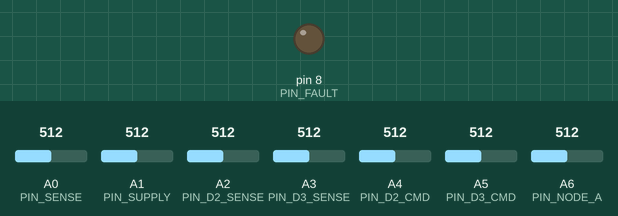
The sketch below on a simulated Arduino Nano, built with avr-gcc and run on an emulated ATmega328P. Shown: output pins drawn as LEDs (lit = HIGH). The inputs (shaded band) are chosen by the test bench; at power-on: A6 (PIN_NODE_A) = 512, A1 (PIN_SUPPLY) = 512, A0 (PIN_SENSE) = 512, A2 (PIN_D2_SENSE) = 512, A3 (PIN_D3_SENSE) = 512, A4 (PIN_D2_CMD) = 512, A5 (PIN_D3_CMD) = 512. What the sketch prints to the serial monitor is not drawn.

Above: at 1.2 s.
1.3 s: A6 (PIN_NODE_A) set to 742
2.8 s: A6 (PIN_NODE_A) set to 770
At 4.1 s:
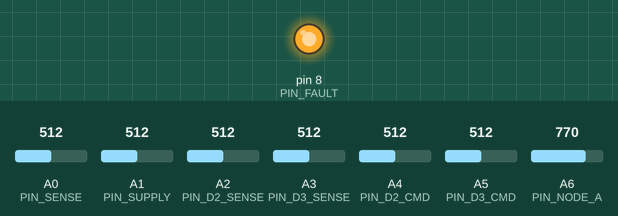
4.4 s: A1 (PIN_SUPPLY) set to 635
7.4 s: A1 (PIN_SUPPLY) set to 667
10.4 s: A0 (PIN_SENSE) set to 68
11.9 s: A0 (PIN_SENSE) set to 56
Timing chart, 0 to 14.9 s (numbered marks = the images above; inputs shaded):
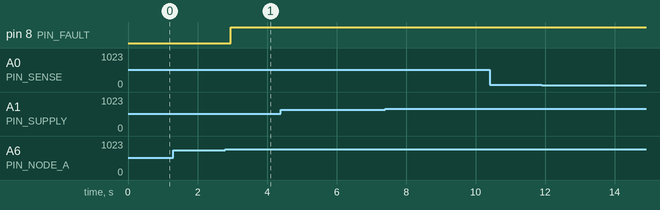

The sketch:

fault_monitor.ino
```cpp
/*
  EEE234 Project 5 - Street Light Fault Monitor
  ================================================
  Stage 1: Lamp Monitoring
  Stage 2: LED (status indicator) Monitoring
  Stage 3: Sensor (LDR) Fault Detection

  Stage 1 detects a burnt-out / open-circuit lamp: supply voltage
  is present at L1, but no current is actually flowing.

  Stage 2 applies the identical idea to D2 (red, night indicator)
  and D3 (green, day indicator): each LED should only be dark when
  it is NOT commanded on. If it is commanded on but no current
  flows through it, that LED itself has failed.

  Stage 3 is different: the LDR has no independent second signal to
  compare against, so instead we check whether node A sits at a
  voltage a genuine LDR could ever physically produce. A real LDR's
  resistance is always finite, so node A can approach the rails but
  never quite touch them. A reading pinned right at an extreme means
  the sensor itself has failed open or shorted, not that it is truly
  reporting an extreme light level.

  Hardware:
    A0 (ADC0) = voltage across Rsense (10 ohm), lamp current sense.
    A1 (ADC1) = L1 supply voltage, via 10k/4.7k divider.
    A2 (ADC2) = voltage across R9 (100 ohm), D2 current sense.
    A3 (ADC3) = voltage across R10 (100 ohm), D3 current sense.
    A4 (ADC4) = op-amp pin 1 voltage, via 10k/4.7k divider.
                (D2's commanded state - HIGH means D2 should be lit)
    A5 (ADC5) = Q1 collector voltage, via 10k/4.7k divider.
                (D3's commanded state - HIGH means D3 should be lit)
    A6 (ADC6) = node A voltage (R1/LDR1 junction), via 10k/4.7k divider.
    Pin 8     = FAULT test output (HIGH = any fault). Probe this in
                Proteus for now; later stages will split this into
                separate per-fault outputs and drive the buzzer.
    Pin 1(TX) = diagnostic text, view on the Virtual Terminal at 9600 baud.

  Fault logic:
    LAMP_FAULT   : supply present (>6V actual) AND lamp current NOT
                   flowing (<0.30V at Rsense).
    D2_FAULT     : pin1 commanded HIGH (>6V actual) AND D2 current NOT
                   flowing (<0.30V at R9).
    D3_FAULT     : Q1 collector commanded HIGH (>6V actual) AND D3
                   current NOT flowing (<0.30V at R10).
    SENSOR_FAULT : node A below 0.5V (shorted LDR) OR above 11.5V
                   (disconnected LDR) - both outside what a real LDR
                   divider can ever produce.
*/

const int PIN_SENSE      = A0;   // lamp current sense
const int PIN_SUPPLY     = A1;   // lamp supply (divided)
const int PIN_D2_SENSE   = A2;   // D2 current sense
const int PIN_D3_SENSE   = A3;   // D3 current sense
const int PIN_D2_CMD     = A4;   // pin 1 / D2 commanded state (divided)
const int PIN_D3_CMD     = A5;   // Q1 collector / D3 commanded state (divided)
const int PIN_NODE_A     = A6;   // node A / LDR sensing voltage (divided)
const int PIN_FAULT      = 8;    // any-fault test output

const float VREF         = 5.0;
const float ADC_MAX      = 1023.0;
const float DIVIDER_GAIN = (10.0 + 4.7) / 4.7;   // undoes the 10k/4.7k divider

const float PRESENT_V      = 6.0;    // actual volts, above = "should be on"
const float CURRENT_FLOW_V = 0.30;   // sense-resistor volts, above = current flowing
const float SENSOR_LOW_V   = 0.5;    // node A below this => LDR likely shorted
const float SENSOR_HIGH_V  = 11.5;   // node A above this => LDR likely disconnected

void setup() {
  pinMode(PIN_FAULT, OUTPUT);
  Serial.begin(9600);
  Serial.println(F("Fault monitor online: Lamp + LED + Sensor stages."));
}

void loop() {
  float vSense   = analogRead(PIN_SENSE)  * (VREF / ADC_MAX);
  float vSupply  = analogRead(PIN_SUPPLY) * (VREF / ADC_MAX) * DIVIDER_GAIN;
  float vD2Sense = analogRead(PIN_D2_SENSE) * (VREF / ADC_MAX);
  float vD3Sense = analogRead(PIN_D3_SENSE) * (VREF / ADC_MAX);
  float vD2Cmd   = analogRead(PIN_D2_CMD)   * (VREF / ADC_MAX) * DIVIDER_GAIN;
  float vD3Cmd   = analogRead(PIN_D3_CMD)   * (VREF / ADC_MAX) * DIVIDER_GAIN;
  float vNodeA   = analogRead(PIN_NODE_A)   * (VREF / ADC_MAX) * DIVIDER_GAIN;

  bool lampFault   = (vSupply > PRESENT_V) && (vSense   <= CURRENT_FLOW_V);
  bool d2Fault     = (vD2Cmd  > PRESENT_V) && (vD2Sense <= CURRENT_FLOW_V);
  bool d3Fault     = (vD3Cmd  > PRESENT_V) && (vD3Sense <= CURRENT_FLOW_V);
  bool sensorFault = (vNodeA < SENSOR_LOW_V) || (vNodeA > SENSOR_HIGH_V);

  bool anyFault = lampFault || d2Fault || d3Fault || sensorFault;
  digitalWrite(PIN_FAULT, anyFault ? HIGH : LOW);

  Serial.print(F("Vsense="));   Serial.print(vSense, 2);
  Serial.print(F("V Vsupply=")); Serial.print(vSupply, 2);
  Serial.print(F("V LampFault=")); Serial.print(lampFault ? F("YES") : F("no"));

  Serial.print(F("  | D2sense=")); Serial.print(vD2Sense, 2);
  Serial.print(F("V D2cmd="));     Serial.print(vD2Cmd, 2);
  Serial.print(F("V D2Fault="));   Serial.print(d2Fault ? F("YES") : F("no"));

  Serial.print(F("  | D3sense=")); Serial.print(vD3Sense, 2);
  Serial.print(F("V D3cmd="));     Serial.print(vD3Cmd, 2);
  Serial.print(F("V D3Fault="));   Serial.print(d3Fault ? F("YES") : F("no"));

  Serial.print(F("  | NodeA="));   Serial.print(vNodeA, 2);
  Serial.print(F("V SensorFault=")); Serial.println(sensorFault ? F("YES") : F("no"));

  delay(200);
}
```

Measured:
- the behaviour switches between 752 and 753 on A6 (PIN_NODE_A) (found by bisection; images 0 and 1)
- after the input at 1.3 s, every drawn part: stays the same
- after the input at 2.8 s, pin 8 (PIN_FAULT): LOW → HIGH after 0.16 s
- after the input at 4.4 s, every drawn part: stays the same
- after the input at 7.4 s, every drawn part: stays the same
- after the input at 10.4 s, every drawn part: stays the same
- after the input at 11.9 s, every drawn part: stays the same
